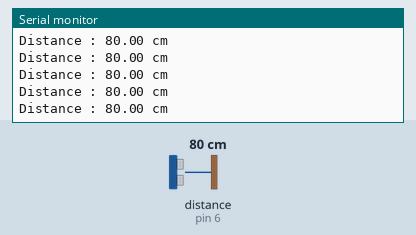
This sketch was run on a simulated Arduino Uno, built with avr-gcc and run on an emulated ATmega328P. Parts: the last lines printed to the serial monitor. The test bench sets the inputs (shaded band); at power-on: distance to the obstacle (sensor on pin 6) 80 cm.

Above: at 1.2 s.
1.3 s: distance to the obstacle (sensor on pin 6) set to 120 cm
At 1.38 s:
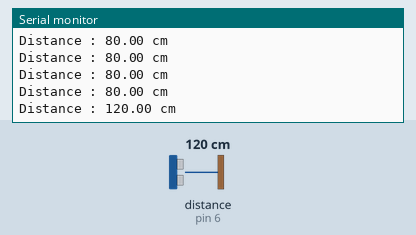
4.3 s: distance to the obstacle (sensor on pin 6) set to 250 cm
At 4.52 s:
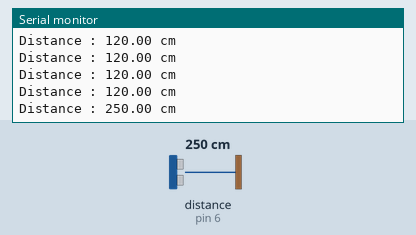
Timing chart, 0 to 7.3 s (numbered marks = the images above; inputs shaded):
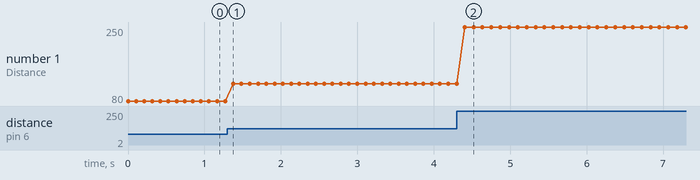

Measured:
- after the input at 1.3 s, the serial monitor: prints a new line after 0.08 s (image 1)
- after the input at 4.3 s, the serial monitor: prints a new line after 0.11 s (image 2)
- plotted number 1: 80 → 120 after the input at 1.3 s, 120 → 250 after the input at 4.3 s

The sketch:

UltrasonicSensor.ino
```cpp
#include "MeAuriga.h"

// Der Utrasonic-Sensor ist an Steckplatz 6 eingesteckt
MeUltrasonicSensor ultraSensor(PORT_6);

void setup() {
  Serial.begin(115200);
}

void loop() {
  Serial.print("Distance : ");
  Serial.print(ultraSensor.distanceCm() );
  Serial.println(" cm");
  delay(100); // Das minimale Messinterval ist 100 ms
}
```
